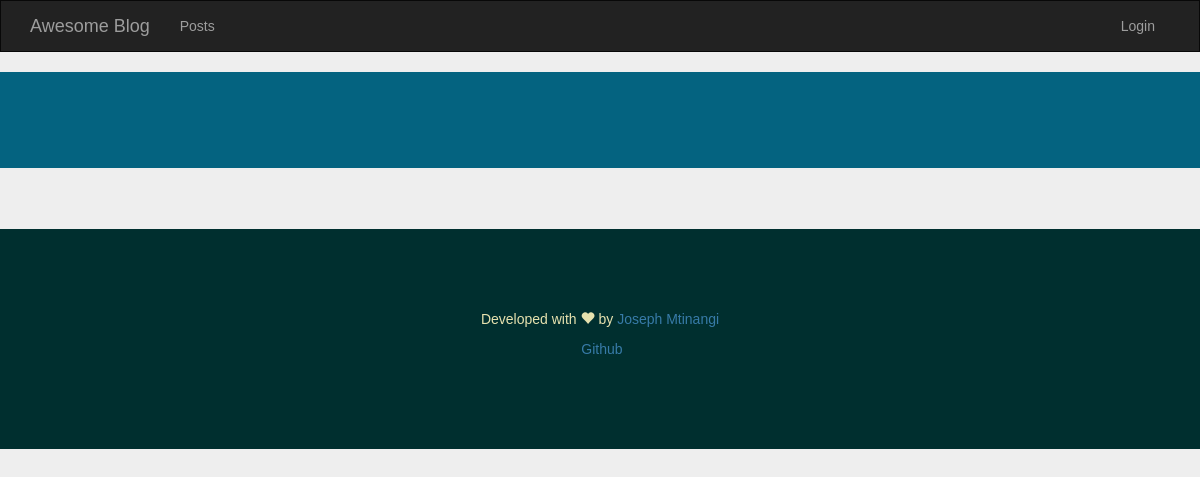
The page /posts/5 on the database as committed earlier.
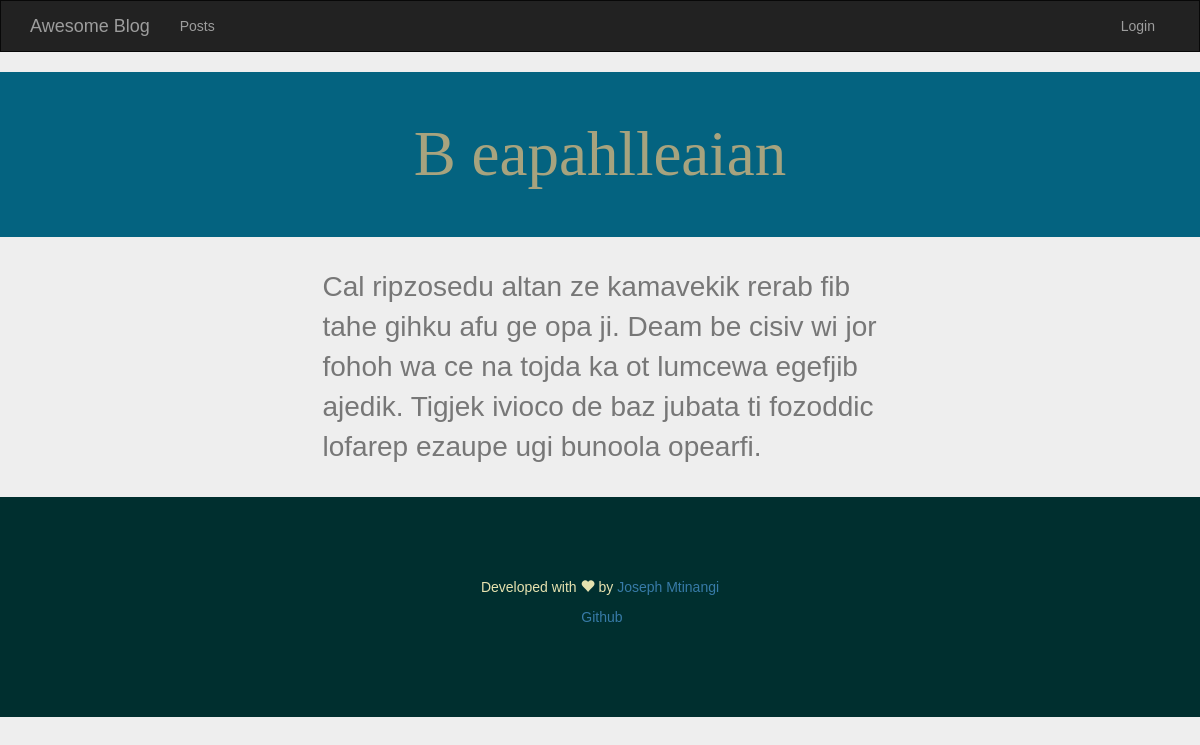
The same page on the database as committed later.
### tables this page shows
CREATE TABLE posts (
id integer primary key autoincrement,
title text not null,
content text not null
);

### blog.py (the view)
@app.route('/posts/<int:post_id>', methods=['GET'])
def show(post_id):
    db = get_db()
    cur = db.execute('SELECT * FROM posts WHERE id=?', [post_id])
    post = cur.fetchone()
    return render_template('posts/show.html', post=post)

### blog.py (called while the page is built)
def connect_db():
    rv = sqlite3.connect(app.config['DATABASE'])
    rv.row_factory = sqlite3.Row
    return rv

def get_db():
    if not hasattr(g, 'sqlite_db'):
        g.sqlite_db = connect_db()
    return g.sqlite_db

### templates/posts/show.html
{% extends "layouts/app.html" %} {% block content %}
<div class="jumbotron">
    <div class="container text-center">
        <h1>
            {{ post.title }}
        </h1>
    </div>
</div>
<div class="container">
	<div class="row">
		<div class="col-sm-6 col-sm-offset-3">
		    <article>
		        {{ post.content|safe }}
		    </article>
		</div>
	</div>
</div>
{% endblock %}

Rows that differ between the two databases and show on the page:
added posts: title "B eapahlleaian", content "Cal ripzosedu altan ze kamavekik rerab fib tahe gihku afu ge opa ji. Deam be cisiv wi jor fohoh wa ce na tojda ka ot lumcewa egefjib ajedik. Tigjek ivioco de baz jubata ti fozoddic lofarep ezaupe ugi bunoola opearfi."
